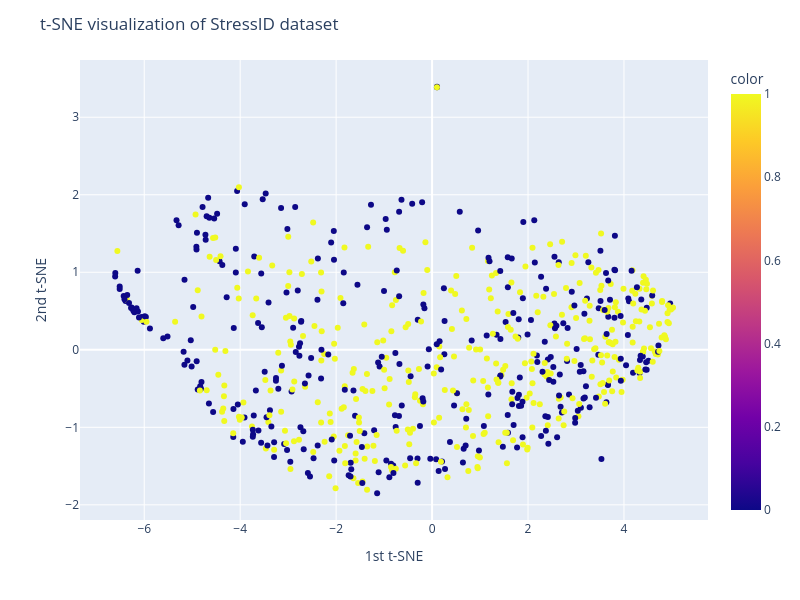

The cell this chart's notebook holds for it:
### Code cell
# t-SNE in StressID
# Best N-comp=2, Perp=300 np.arange(15, 330, 15)
si_Ncomp = 2
si_Perp = 300

si_tsne = TSNE(n_components=si_Ncomp, perplexity=si_Perp, random_state=RAN_STATE)
si_X_tsne = si_tsne.fit_transform(si_X)
display(si_tsne.kl_divergence_)

fig = px.scatter(x=si_X_tsne[:,0], y=si_X_tsne[:,1], color=si_bclass_labels, width=800, height=600)
fig.update_layout(
    title="t-SNE visualization of StressID dataset",
    xaxis_title="1st t-SNE",
    yaxis_title="2nd t-SNE",
)
fig.show()

### Figure 1 — Plotly figure (JSON) as saved in the notebook; plotly's stock layout.template omitted (floating-point values rounded to 4 significant figures; data arrays with more than 128 entries replaced by an {"elided": "..."} marker saying what was removed)
{"data": [{"hovertemplate": "x=%{x}<br>y=%{y}<br>color=%{marker.color}<extra></extra>", "legendgroup": "", "marker": {"color": {"elided": "699 int values"}, "coloraxis": "coloraxis", "symbol": "circle"}, "mode": "markers", "name": "", "orientation": "v", "showlegend": false, "type": "scatter", "x": {"elided": "699 float values"}, "xaxis": "x", "y": {"elided": "699 float values"}, "yaxis": "y"}], "layout": {"coloraxis": {"colorbar": {"title": {"text": "color"}}, "colorscale": [[0, "#0d0887"], [0.1111, "#46039f"], [0.2222, "#7201a8"], [0.3333, "#9c179e"], [0.4444, "#bd3786"], [0.5556, "#d8576b"], [0.6667, "#ed7953"], [0.7778, "#fb9f3a"], [0.8889, "#fdca26"], [1, "#f0f921"]]}, "height": 600, "legend": {"tracegroupgap": 0}, "margin": {"t": 60}, "title": {"text": "t-SNE visualization of StressID dataset"}, "width": 800, "xaxis": {"anchor": "y", "domain": [0, 1], "title": {"text": "1st t-SNE"}}, "yaxis": {"anchor": "x", "domain": [0, 1], "title": {"text": "2nd t-SNE"}}}}
